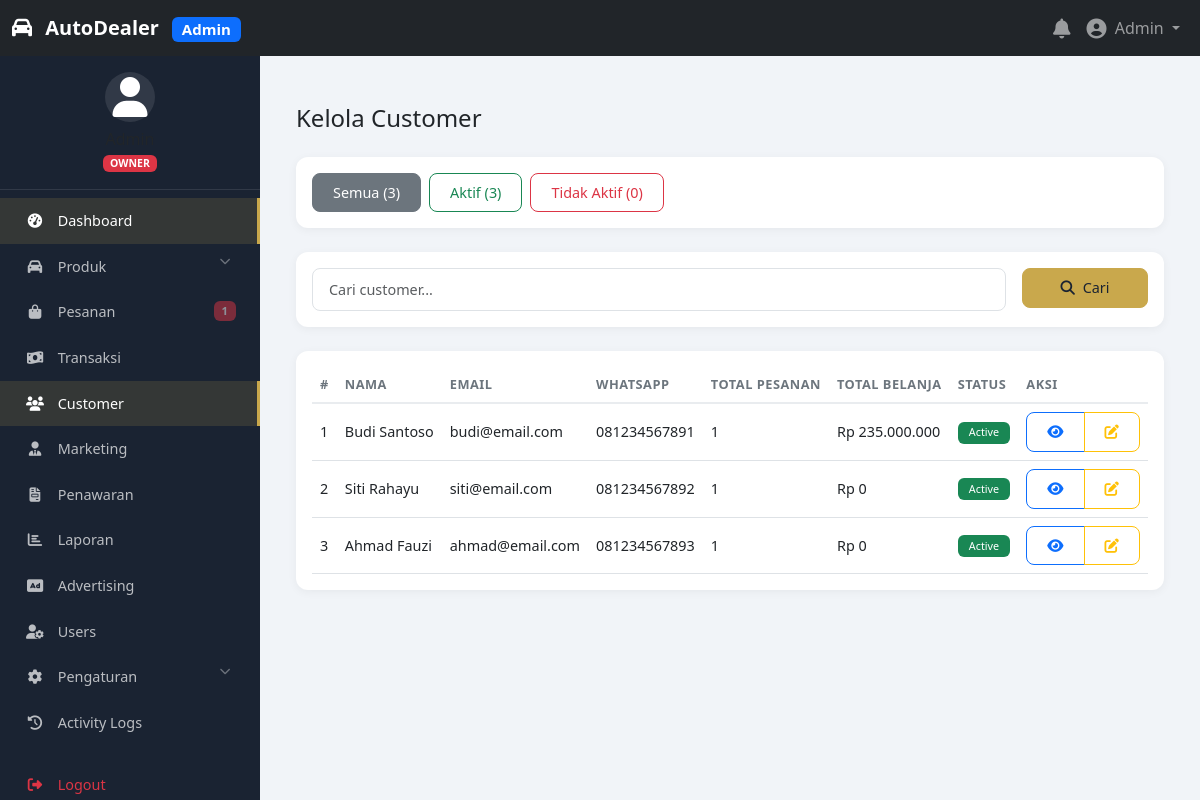
Screenshot of /admin/customers/index.php (signed in) with the database file from the repository.
### tables this page shows
CREATE TABLE IF NOT EXISTS users (
    id INT PRIMARY KEY AUTO_INCREMENT,
    username VARCHAR(50) UNIQUE DEFAULT NULL,
    email VARCHAR(100) UNIQUE NOT NULL,
    password VARCHAR(255) NOT NULL,
    first_name VARCHAR(50) DEFAULT NULL,
    last_name VARCHAR(50) DEFAULT NULL,
    phone VARCHAR(20) DEFAULT NULL,
    avatar VARCHAR(255) DEFAULT NULL,
    role ENUM('owner', 'supervisor', 'marketing', 'customer') DEFAULT 'customer',
    status ENUM('active', 'inactive', 'suspended') DEFAULT 'active',
    last_login DATETIME DEFAULT NULL,
    remember_token VARCHAR(255) DEFAULT NULL,
    created_at TIMESTAMP DEFAULT CURRENT_TIMESTAMP,
    updated_at TIMESTAMP DEFAULT CURRENT_TIMESTAMP ON UPDATE CURRENT_TIMESTAMP,
    INDEX idx_email (email),
    INDEX idx_username (username),
    INDEX idx_role (role),
    INDEX idx_status (status)
);

CREATE TABLE IF NOT EXISTS customers (
    id INT PRIMARY KEY AUTO_INCREMENT,
    user_id INT DEFAULT NULL,
    full_name VARCHAR(100) NOT NULL,
    email VARCHAR(100) UNIQUE NOT NULL,
    phone VARCHAR(20) NOT NULL,
    address TEXT DEFAULT NULL,
    city VARCHAR(50) DEFAULT NULL,
    province VARCHAR(50) DEFAULT NULL,
    postal_code VARCHAR(10) DEFAULT NULL,
    status ENUM('active', 'inactive') DEFAULT 'active',
    marketing_id INT DEFAULT NULL,
    source VARCHAR(50) DEFAULT NULL,
    created_at TIMESTAMP DEFAULT CURRENT_TIMESTAMP,
    updated_at TIMESTAMP DEFAULT CURRENT_TIMESTAMP ON UPDATE CURRENT_TIMESTAMP,
    FOREIGN KEY (user_id) REFERENCES users(id) ON DELETE SET NULL,
    FOREIGN KEY (marketing_id) REFERENCES marketing(id) ON DELETE SET NULL,
    INDEX idx_email (email),
    INDEX idx_phone (phone),
    INDEX idx_marketing (marketing_id),
    INDEX idx_status (status)
);

### config/database.php (called while the page is built, shortened)
<?php
class Database {
    private static $instance = null;
    private $connection;
    private function __construct() {
        try {
            $dsn = "mysql:host=" . DB_HOST . ";dbname=" . DB_NAME . ";charset=utf8mb4";
            $this->connection = new PDO($dsn, DB_USER, DB_PASS, [
                PDO::ATTR_ERRMODE => PDO::ERRMODE_EXCEPTION,
                PDO::ATTR_DEFAULT_FETCH_MODE => PDO::FETCH_ASSOC,
                PDO::ATTR_EMULATE_PREPARES => false,
                PDO::MYSQL_ATTR_INIT_COMMAND => "SET NAMES utf8mb4"
            ]);
        } catch (PDOException $e) {
            error_log("Database connection failed: " . $e->getMessage());
            die("Database connection failed. Please check your configuration.");
        }
    }
    public static function getInstance() {
        if (self::$instance === null) {
            self::$instance = new self();
        }
        return self::$instance;
    }
    public function prepare($sql) {
        return $this->connection->prepare($sql);
    }
    public function query($sql) {
        return $this->connection->query($sql);
    }
}
?>

### includes/auth.php (called while the page is built, shortened)
<?php
require_once __DIR__ . '/../config/database.php';
class Auth {
    private $db;
    private $user = null;
    public function __construct() {
        $this->db = Database::getInstance();
    }
    public function isLoggedIn() {
        return isset($_SESSION['user_id']);
    }
    public function getCurrentUser() {
        if ($this->user === null && $this->isLoggedIn()) {
            $stmt = $this->db->prepare("SELECT * FROM users WHERE id = ?");
            $stmt->execute([$_SESSION['user_id']]);
            $this->user = $stmt->fetch();
        }
        return $this->user;
    }
    public function hasRole($role) {
        $user = $this->getCurrentUser();
        if (is_array($role)) {
            return in_array($user['role'], $role);
        }
        return $user['role'] === $role;
    }
    public function requireRole($role) {
        if (!$this->hasRole($role)) {
            header('HTTP/1.0 403 Forbidden');
            include BASE_PATH . '/403.php';
            exit;
        }
    }
}
$auth = new Auth();
?>

### includes/functions.php (called while the page is built, shortened)
<?php
function escape($input) {
    return htmlspecialchars($input, ENT_QUOTES, 'UTF-8');
}
function formatCurrency($amount) {
    $settings = getWebsiteSettings();
    $currency = $settings['currency'] ?? 'Rp';
    return $currency . ' ' . number_format($amount, 0, ',', '.');
}
function getWebsiteSettings() {
    static $settings = null;
    if ($settings === null) {
        $db = Database::getInstance();
        $stmt = $db->prepare("SELECT setting_key, setting_value FROM website_settings");
        $stmt->execute();
        $rows = $stmt->fetchAll();
        $settings = [];
        foreach ($rows as $row) {
            $settings[$row['setting_key']] = $row['setting_value'];
        }
    }
    return $settings;
}
?>

### admin/customers/index.php (the view, shortened to what this page needs)
<?php
require_once '../../config/config.php';
require_once '../../includes/functions.php';
$auth->requireRole(['owner', 'supervisor']);
include '../includes/admin-header.php';
$db = Database::getInstance();
$search = $_GET['search'] ?? '';
$status = $_GET['status'] ?? '';
$params = [];
$where = '1=1';
$sql = "
    SELECT c.*,
           (SELECT COUNT(*) FROM orders WHERE customer_id = c.id) as total_orders,
           (SELECT SUM(final_amount) FROM orders WHERE customer_id = c.id AND status = 'completed') as total_spent
    FROM customers c
    WHERE $where
    ORDER BY c.created_at DESC
";
$stmt = $db->prepare($sql);
$stmt->execute($params);
$customers = $stmt->fetchAll();
$stmt = $db->query("SELECT status, COUNT(*) as count FROM customers GROUP BY status");
$statusCounts = [];
while ($row = $stmt->fetch()) {
    $statusCounts[$row['status']] = $row['count'];
}
?>
<div class="d-flex justify-content-between align-items-center mb-4">
    <h4 class="mb-0">Kelola Customer</h4>
</div>
<div class="card mb-4">
    <div class="card-body">
        <div class="d-flex flex-wrap gap-2">
            <a href="?status=" class="btn btn-outline-secondary <?= empty($status) ? 'active' : '' ?>">
                Semua (<?= array_sum($statusCounts) ?>)
            </a>
            <a href="?status=active" class="btn btn-outline-success <?= $status == 'active' ? 'active' : '' ?>">
                Aktif (<?= $statusCounts['active'] ?? 0 ?>)
            </a>
            <a href="?status=inactive" class="btn btn-outline-danger <?= $status == 'inactive' ? 'active' : '' ?>">
                Tidak Aktif (<?= $statusCounts['inactive'] ?? 0 ?>)
            </a>
        </div>
    </div>
</div>
<div class="card mb-4">
    <div class="card-body">
        <form method="GET" class="row g-3">
            <div class="col-md-10">
                <input type="text" name="search" class="form-control"
                       placeholder="Cari customer..." value="<?= escape($search) ?>">
            </div>
            <div class="col-md-2">
                <button type="submit" class="btn btn-primary w-100">
                    <i class="fas fa-search me-1"></i> Cari
                </button>
            </div>
        </form>
    </div>
</div>
<div class="card">
    <div class="card-body">
        <div class="table-responsive">
            <table class="table table-hover">
                <thead>
                    <tr>
                        <th>#</th>
                        <th>Nama</th>
                        <th>Email</th>
                        <th>WhatsApp</th>
                        <th>Total Pesanan</th>
                        <th>Total Belanja</th>
                        <th>Status</th>
                        <th>Aksi</th>
                    </tr>
                </thead>
                <tbody>
                    <?php if (empty($customers)): ?>
                        <tr>
                            <td colspan="8" class="text-center">Belum ada customer</td>
                        </tr>
                    <?php else: ?>
                        <?php foreach ($customers as $index => $customer): ?>
                            <tr>
                                <td><?= $index + 1 ?></td>
                                <td><?= escape($customer['full_name']) ?></td>
                                <td><?= escape($customer['email']) ?></td>
                                <td><?= escape($customer['phone']) ?></td>
                                <td><?= $customer['total_orders'] ?? 0 ?></td>
                                <td><?= formatCurrency($customer['total_spent'] ?? 0) ?></td>
                                <td>
                                    <span class="badge bg-<?= $customer['status'] == 'active' ? 'success' : 'danger' ?>">
                                        <?= ucfirst($customer['status']) ?>
                                    </span>
                                </td>
                                <td>
                                    <div class="btn-group btn-group-sm">
                                        <a href="detail.php?id=<?= $customer['id'] ?>" class="btn btn-outline-primary">
                                            <i class="fas fa-eye"></i>
                                        </a>
                                        <a href="edit.php?id=<?= $customer['id'] ?>" class="btn btn-outline-warning">
                                            <i class="fas fa-edit"></i>
                                        </a>
                                    </div>
                                </td>
                            </tr>
                        <?php endforeach; ?>
                    <?php endif; ?>
                </tbody>
            </table>
        </div>
    </div>
</div>
<?php include '../includes/admin-footer.php'; ?>

### admin/includes/admin-header.php (shortened to what this page needs)
<?php
require_once dirname(__DIR__, 2) . '/config/config.php';
require_once dirname(__DIR__, 2) . '/includes/functions.php';
$user = $auth->getCurrentUser();
?>
<!DOCTYPE html>
<html lang="id">
<head>
    <link href="https://cdn.jsdelivr.net/npm/bootstrap@5.3.0/dist/css/bootstrap.min.css" rel="stylesheet">
    <link rel="stylesheet" href="https://cdnjs.cloudflare.com/ajax/libs/font-awesome/6.5.0/css/all.min.css">
    <link rel="stylesheet" href="<?= ASSETS_URL ?>css/admin.css?v=<?= time() ?>">
    <link rel="stylesheet" href="<?= ASSETS_URL ?>css/responsive.css?v=<?= time() ?>">
</head>
<body>
    <nav class="navbar navbar-expand-lg navbar-dark bg-dark fixed-top">
        <div class="container-fluid">
            <a class="navbar-brand" href="<?= ADMIN_URL ?>">
                <i class="fas fa-car me-2"></i>
                <span class="fw-bold">AutoDealer</span>
                <span class="badge bg-primary ms-2">Admin</span>
            </a>
            <div class="collapse navbar-collapse" id="adminNavbar">
                <ul class="navbar-nav ms-auto align-items-center">
                    <li class="nav-item dropdown">
                        <a class="nav-link position-relative" href="#" data-bs-toggle="dropdown">
                            <i class="fas fa-bell fa-lg"></i>
                        </a>
                    </li>
                    <li class="nav-item dropdown">
                        <a class="nav-link dropdown-toggle" href="#" data-bs-toggle="dropdown">
                            <i class="fas fa-user-circle fa-lg me-1"></i>
                            <?= escape($user['first_name'] ?? $user['username'] ?? 'User') ?>
                        </a>
                    </li>
                </ul>
            </div>
        </div>
    </nav>
    <div class="admin-wrapper">
        <?php include 'admin-sidebar.php'; ?>
        <div class="admin-content">
            <div class="container-fluid py-4">

### admin/includes/admin-sidebar.php (shortened to what this page needs)
<?php
$user = $auth->getCurrentUser();
$role = $user['role'];
$currentPage = basename($_SERVER['PHP_SELF']);
$currentDir = basename(dirname($_SERVER['PHP_SELF']));
function isActive($page, $dir = '') {
    global $currentPage, $currentDir;
    if ($dir) {
        return $currentDir == $dir ? 'active' : '';
    }
    return $currentPage == $page ? 'active' : '';
}
function isActiveParent($dirs) {
    global $currentDir;
    return in_array($currentDir, $dirs) ? 'active' : '';
}
?>
<nav class="admin-sidebar">
    <div class="sidebar-user text-center py-3">
        <div class="avatar-circle mx-auto mb-2">
            <?php if (!empty($user['avatar'])): ?>
                <img src="<?= UPLOADS_URL . 'users/' . $user['avatar'] ?>" alt="Avatar" class="rounded-circle" width="50">
            <?php else: ?>
                <i class="fas fa-user fa-2x"></i>
            <?php endif; ?>
        </div>
        <h6 class="mb-0"><?= escape($user['first_name'] ?? $user['username'] ?? 'User') ?></h6>
        <small class="text-muted">
            <span class="badge bg-<?= $role == 'owner' ? 'danger' : ($role == 'supervisor' ? 'warning' : 'info') ?>">
                <?= strtoupper($role) ?>
            </span>
        </small>
    </div>
    <ul class="nav nav-pills flex-column">
        <li class="nav-item">
            <a class="nav-link <?= isActive('index.php', '') ?>" href="<?= ADMIN_URL ?>">
                <i class="fas fa-tachometer-alt me-2"></i> Dashboard
            </a>
        </li>
        <li class="nav-item">
            <a class="nav-link <?= isActiveParent(['products']) ?>" href="#productsMenu" data-bs-toggle="collapse">
                <i class="fas fa-car me-2"></i> Produk
                <i class="fas fa-chevron-down float-end"></i>
            </a>
        </li>
        <li class="nav-item">
            <a class="nav-link <?= isActiveParent(['orders']) ?>" href="<?= ADMIN_URL ?>orders/">
                <i class="fas fa-shopping-bag me-2"></i> Pesanan
                <?php
                $db = Database::getInstance();
                $stmt = $db->query("SELECT COUNT(*) as count FROM orders WHERE status = 'pending'");
                $pending = $stmt->fetch()['count'] ?? 0;
                if ($pending > 0):
                ?>
                <span class="badge bg-danger float-end"><?= $pending ?></span>
                <?php endif; ?>
            </a>
        </li>
        <li class="nav-item">
            <a class="nav-link <?= isActiveParent(['transactions']) ?>" href="<?= ADMIN_URL ?>transactions/">
                <i class="fas fa-money-bill-wave me-2"></i> Transaksi
            </a>
        </li>
        <li class="nav-item">
            <a class="nav-link <?= isActiveParent(['customers']) ?>" href="<?= ADMIN_URL ?>customers/">
                <i class="fas fa-users me-2"></i> Customer
            </a>
        </li>
        <li class="nav-item">
            <a class="nav-link <?= isActiveParent(['marketing']) ?>" href="<?= ADMIN_URL ?>marketing/">
                <i class="fas fa-user-tie me-2"></i> Marketing
            </a>
        </li>
        <li class="nav-item">
            <a class="nav-link <?= isActiveParent(['offers']) ?>" href="<?= ADMIN_URL ?>offers/">
                <i class="fas fa-file-invoice me-2"></i> Penawaran
            </a>
        </li>
        <li class="nav-item">
            <a class="nav-link <?= isActive('index.php', 'reports') ?>" href="<?= ADMIN_URL ?>reports/">
                <i class="fas fa-chart-bar me-2"></i> Laporan
            </a>
        </li>
        <?php if ($role == 'owner'): ?>
            <li class="nav-item">
                <a class="nav-link <?= isActive('index.php', 'advertising') ?>" href="<?= ADMIN_URL ?>advertising/">
                    <i class="fas fa-ad me-2"></i> Advertising
                </a>
            </li>
            <li class="nav-item">
                <a class="nav-link <?= isActiveParent(['users']) ?>" href="<?= ADMIN_URL ?>users/">
                    <i class="fas fa-user-cog me-2"></i> Users
                </a>
            </li>
            <li class="nav-item">
                <a class="nav-link <?= isActiveParent(['settings']) ?>" href="#settingsMenu" data-bs-toggle="collapse">
                    <i class="fas fa-cog me-2"></i> Pengaturan
                    <i class="fas fa-chevron-down float-end"></i>
                </a>
            </li>
            <li class="nav-item">
                <a class="nav-link <?= isActive('index.php', 'logs') ?>" href="<?= ADMIN_URL ?>logs/">
                    <i class="fas fa-history me-2"></i> Activity Logs
                </a>
            </li>
        <?php endif; ?>
        <li class="nav-item mt-3">
            <a class="nav-link text-danger" href="<?= BASE_URL ?>logout.php">
                <i class="fas fa-sign-out-alt me-2"></i> Logout
            </a>
        </li>
    </ul>
</nav>

### rows the page displays
users: first_name "Admin", role "OWNER"
customers: full_name "Budi Santoso", email "budi@email.com", phone "081234567891", total_orders "1", total_spent "Rp 235.000.000", status "Active"
customers: full_name "Siti Rahayu", email "siti@email.com", phone "081234567892", total_orders "1", total_spent "Rp 0", status "Active"
customers: full_name "Ahmad Fauzi", email "ahmad@email.com", phone "081234567893", total_orders "1", total_spent "Rp 0", status "Active"

### other values shown
$pending "1"
array_sum($statusCounts) "3"
$statusCounts['active'] "3"
$statusCounts['inactive'] "0"
